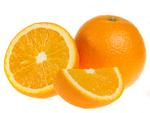
#> input picture businesscenter/media/Orange-sm.jpg, 150 x 113 px
$ python -i utils.py   (imports and definitions only)   (older library calls are emulated)
#> lines starting #> are read from the running program, lines starting #| are printed output that depends on the picture
from __future__ import unicode_literals, division

import os
import imghdr
import requests
from io import BytesIO
from PIL import Image, ImageOps, ExifTags
from django.core.files import File
from django.utils.deconstruct import deconstructible
from django.core.files.base import ContentFile


# [21 lines that did not run here, left out]


def rotate_image(image):
    """ Rotate an image if it is required."""
    if hasattr(image, '_getexif'):
        exif = image._getexif()
        if exif is not None:
            # PYTHON 2!
            # tag = filter(lambda x: x[1] == 'Orientation', ExifTags.TAGS.items())[0]
            # key, value = tag
            # Exif orientation tag
            key = 0x0112
            exif_data = dict(image._getexif().items())
            orientation_tag = exif_data.get(key)
            if orientation_tag:
                if orientation_tag == 3:
                    image = image.rotate(180, expand=True)
                elif orientation_tag == 6:
                    image = image.rotate(270, expand=True)
                elif orientation_tag == 8:
                    image = image.rotate(90, expand=True)
    return image


# [116 lines left out: functions max_ratio, default_ratio, get_content_file, cleanup_files, cleanup_if_none, create_thumb and 1 more, not called in this run]

>>> import cv2
>>> picture = cv2.imread('../media/Orange-sm.jpg', cv2.IMREAD_GRAYSCALE)
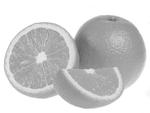
#> picture: shape (113, 150); min 95, max 255, mean 206.2
>>> result = rotate_image(picture)
